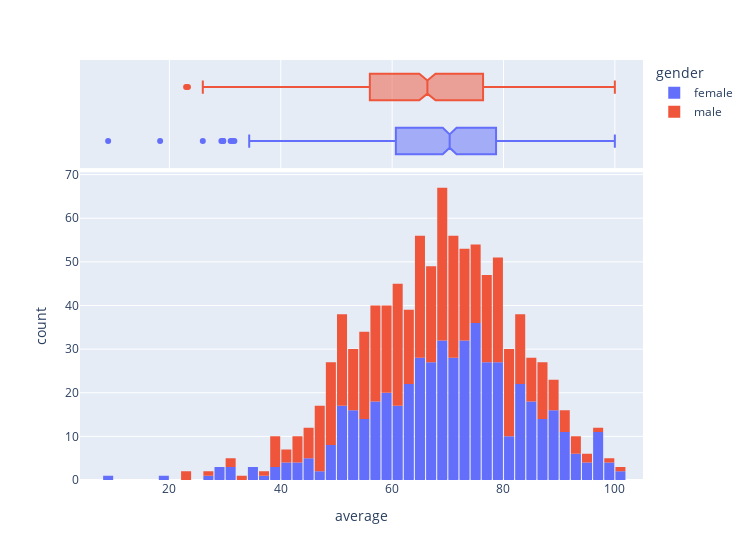
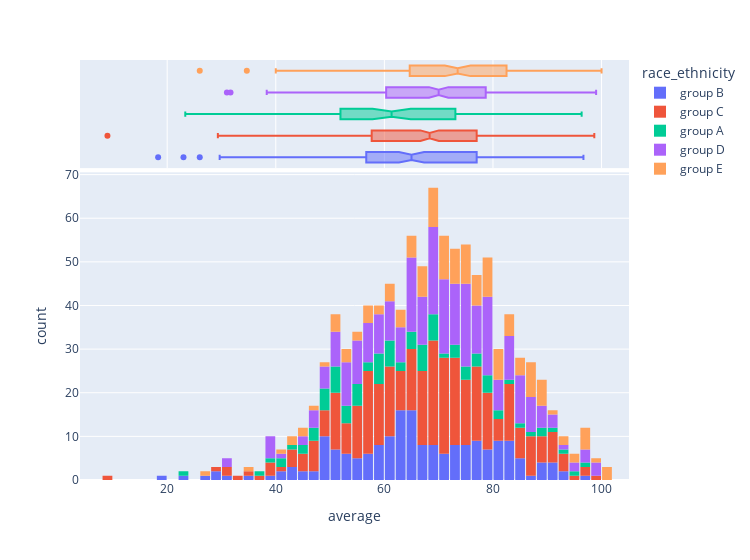
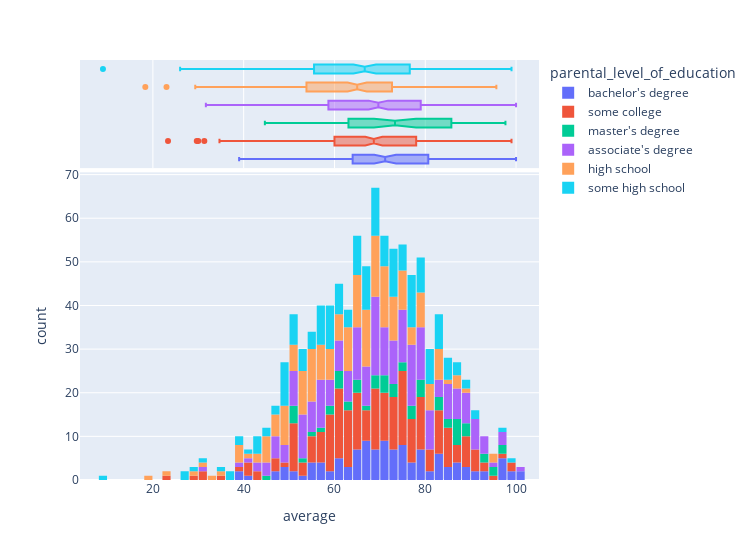
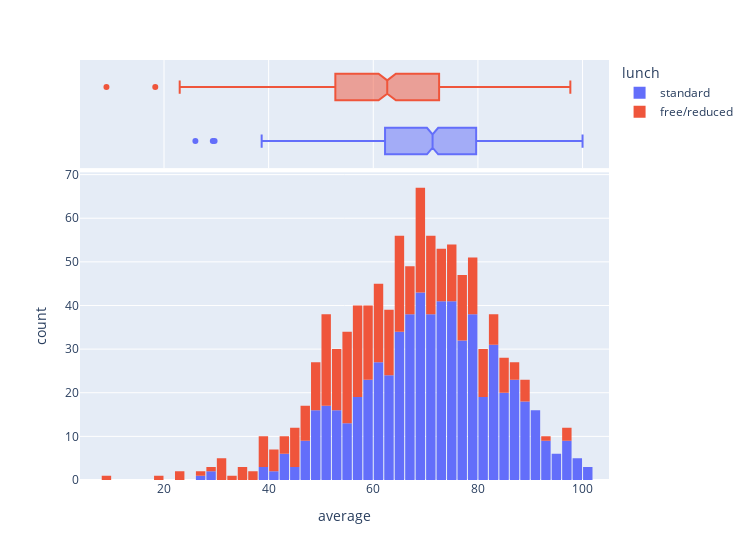

The cell these charts' notebook holds for them, in order:
### Code cell
distplots_across_feats(df, column='average', mode='box') # box, violin, rug

### Figure 1 — Plotly figure (JSON) as saved in the notebook; plotly's stock layout.template omitted (floating-point values rounded to 4 significant figures; data arrays with more than 128 entries replaced by an {"elided": "..."} marker saying what was removed)
{"data": [{"alignmentgroup": "True", "bingroup": "x", "hovertemplate": "gender=female<br>average=%{x}<br>count=%{y}<extra></extra>", "legendgroup": "female", "marker": {"color": "#636efa", "pattern": {"shape": ""}}, "name": "female", "offsetgroup": "female", "orientation": "v", "showlegend": true, "type": "histogram", "x": {"elided": "518 float values"}, "xaxis": "x", "yaxis": "y"}, {"alignmentgroup": "True", "customdata": {"elided": "518x9 mixed values"}, "hovertemplate": "gender=%{customdata[0]}<br>average=%{x}<br>race_ethnicity=%{customdata[1]}<br>parental_level_of_education=%{customdata[2]}<br>lunch=%{customdata[3]}<br>test_preparation_course=%{customdata[4]}<br>math_score=%{customdata[5]}<br>reading_score=%{customdata[6]}<br>writing_score=%{customdata[7]}<br>total_score=%{customdata[8]}<extra></extra>", "legendgroup": "female", "marker": {"color": "#636efa"}, "name": "female", "notched": true, "offsetgroup": "female", "showlegend": false, "type": "box", "x": {"elided": "518 float values"}, "xaxis": "x2", "yaxis": "y2"}, {"alignmentgroup": "True", "bingroup": "x", "hovertemplate": "gender=male<br>average=%{x}<br>count=%{y}<extra></extra>", "legendgroup": "male", "marker": {"color": "#EF553B", "pattern": {"shape": ""}}, "name": "male", "offsetgroup": "male", "orientation": "v", "showlegend": true, "type": "histogram", "x": {"elided": "482 float values"}, "xaxis": "x", "yaxis": "y"}, {"alignmentgroup": "True", "customdata": {"elided": "482x9 mixed values"}, "hovertemplate": "gender=%{customdata[0]}<br>average=%{x}<br>race_ethnicity=%{customdata[1]}<br>parental_level_of_education=%{customdata[2]}<br>lunch=%{customdata[3]}<br>test_preparation_course=%{customdata[4]}<br>math_score=%{customdata[5]}<br>reading_score=%{customdata[6]}<br>writing_score=%{customdata[7]}<br>total_score=%{customdata[8]}<extra></extra>", "legendgroup": "male", "marker": {"color": "#EF553B"}, "name": "male", "notched": true, "offsetgroup": "male", "showlegend": false, "type": "box", "x": {"elided": "482 float values"}, "xaxis": "x2", "yaxis": "y2"}], "layout": {"bargap": 0.1, "barmode": "relative", "legend": {"title": {"text": "gender"}, "tracegroupgap": 0}, "margin": {"t": 60}, "width": 750, "xaxis": {"anchor": "y", "domain": [0, 1], "title": {"text": "average"}}, "xaxis2": {"anchor": "y2", "domain": [0, 1], "matches": "x", "showgrid": true, "showticklabels": false}, "yaxis": {"anchor": "x", "domain": [0, 0.7326], "title": {"text": "count"}}, "yaxis2": {"anchor": "x2", "domain": [0.7426, 1], "matches": "y2", "showgrid": false, "showline": false, "showticklabels": false, "ticks": ""}}}

### Figure 2 — Plotly figure (JSON) as saved in the notebook; plotly's stock layout.template omitted (floating-point values rounded to 4 significant figures; data arrays with more than 128 entries replaced by an {"elided": "..."} marker saying what was removed)
{"data": [{"alignmentgroup": "True", "bingroup": "x", "hovertemplate": "race_ethnicity=group B<br>average=%{x}<br>count=%{y}<extra></extra>", "legendgroup": "group B", "marker": {"color": "#636efa", "pattern": {"shape": ""}}, "name": "group B", "offsetgroup": "group B", "orientation": "v", "showlegend": true, "type": "histogram", "x": {"elided": "190 float values"}, "xaxis": "x", "yaxis": "y"}, {"alignmentgroup": "True", "customdata": {"elided": "190x9 mixed values"}, "hovertemplate": "race_ethnicity=%{customdata[1]}<br>average=%{x}<br>gender=%{customdata[0]}<br>parental_level_of_education=%{customdata[2]}<br>lunch=%{customdata[3]}<br>test_preparation_course=%{customdata[4]}<br>math_score=%{customdata[5]}<br>reading_score=%{customdata[6]}<br>writing_score=%{customdata[7]}<br>total_score=%{customdata[8]}<extra></extra>", "legendgroup": "group B", "marker": {"color": "#636efa"}, "name": "group B", "notched": true, "offsetgroup": "group B", "showlegend": false, "type": "box", "x": {"elided": "190 float values"}, "xaxis": "x2", "yaxis": "y2"}, {"alignmentgroup": "True", "bingroup": "x", "hovertemplate": "race_ethnicity=group C<br>average=%{x}<br>count=%{y}<extra></extra>", "legendgroup": "group C", "marker": {"color": "#EF553B", "pattern": {"shape": ""}}, "name": "group C", "offsetgroup": "group C", "orientation": "v", "showlegend": true, "type": "histogram", "x": {"elided": "319 float values"}, "xaxis": "x", "yaxis": "y"}, {"alignmentgroup": "True", "customdata": {"elided": "319x9 mixed values"}, "hovertemplate": "race_ethnicity=%{customdata[1]}<br>average=%{x}<br>gender=%{customdata[0]}<br>parental_level_of_education=%{customdata[2]}<br>lunch=%{customdata[3]}<br>test_preparation_course=%{customdata[4]}<br>math_score=%{customdata[5]}<br>reading_score=%{customdata[6]}<br>writing_score=%{customdata[7]}<br>total_score=%{customdata[8]}<extra></extra>", "legendgroup": "group C", "marker": {"color": "#EF553B"}, "name": "group C", "notched": true, "offsetgroup": "group C", "showlegend": false, "type": "box", "x": {"elided": "319 float values"}, "xaxis": "x2", "yaxis": "y2"}, {"alignmentgroup": "True", "bingroup": "x", "hovertemplate": "race_ethnicity=group A<br>average=%{x}<br>count=%{y}<extra></extra>", "legendgroup": "group A", "marker": {"color": "#00cc96", "pattern": {"shape": ""}}, "name": "group A", "offsetgroup": "group A", "orientation": "v", "showlegend": true, "type": "histogram", "x": [49.33, 73.33, 53.67, 73, 60.67, 37.33, 59.33, 46.67, 79.67, 50.33, 65, 51.33, 50.33, 49, 66, 70.67, 73, 68, 48.33, 43.33, 80, 68.33, 23.33, 61.67, 55.67, 55.33, 77, 64, 41.33, 44.67, 46.33, 56.33, 74.67, 59, 52, 67, 78, 65, 68, 83.33, 52.33, 81, 75.33, 68, 52.33, 91.67, 96.33, 93, 49.33, 54.67, 67, 59.67, 61, 51.67, 89.33, 94, 69.67, 74.67, 69.67, 51.67, 67, 86, 66.33, 48, 50, 58.33, 77.67, 76.67, 39.33, 47, 56, 89, 59.33, 60.67, 78.67, 64, 63.33, 41, 78.33, 59, 61.33, 59.33, 66, 54.33, 61.33, 85.33, 54, 44.67, 62.67], "xaxis": "x", "yaxis": "y"}, {"alignmentgroup": "True", "customdata": {"elided": "89x9 mixed values"}, "hovertemplate": "race_ethnicity=%{customdata[1]}<br>average=%{x}<br>gender=%{customdata[0]}<br>parental_level_of_education=%{customdata[2]}<br>lunch=%{customdata[3]}<br>test_preparation_course=%{customdata[4]}<br>math_score=%{customdata[5]}<br>reading_score=%{customdata[6]}<br>writing_score=%{customdata[7]}<br>total_score=%{customdata[8]}<extra></extra>", "legendgroup": "group A", "marker": {"color": "#00cc96"}, "name": "group A", "notched": true, "offsetgroup": "group A", "showlegend": false, "type": "box", "x": [49.33, 73.33, 53.67, 73, 60.67, 37.33, 59.33, 46.67, 79.67, 50.33, 65, 51.33, 50.33, 49, 66, 70.67, 73, 68, 48.33, 43.33, 80, 68.33, 23.33, 61.67, 55.67, 55.33, 77, 64, 41.33, 44.67, 46.33, 56.33, 74.67, 59, 52, 67, 78, 65, 68, 83.33, 52.33, 81, 75.33, 68, 52.33, 91.67, 96.33, 93, 49.33, 54.67, 67, 59.67, 61, 51.67, 89.33, 94, 69.67, 74.67, 69.67, 51.67, 67, 86, 66.33, 48, 50, 58.33, 77.67, 76.67, 39.33, 47, 56, 89, 59.33, 60.67, 78.67, 64, 63.33, 41, 78.33, 59, 61.33, 59.33, 66, 54.33, 61.33, 85.33, 54, 44.67, 62.67], "xaxis": "x2", "yaxis": "y2"}, {"alignmentgroup": "True", "bingroup": "x", "hovertemplate": "race_ethnicity=group D<br>average=%{x}<br>count=%{y}<extra></extra>", "legendgroup": "group D", "marker": {"color": "#ab63fa", "pattern": {"shape": ""}}, "name": "group D", "offsetgroup": "group D", "orientation": "v", "showlegend": true, "type": "histogram", "x": {"elided": "262 float values"}, "xaxis": "x", "yaxis": "y"}, {"alignmentgroup": "True", "customdata": {"elided": "262x9 mixed values"}, "hovertemplate": "race_ethnicity=%{customdata[1]}<br>average=%{x}<br>gender=%{customdata[0]}<br>parental_level_of_education=%{customdata[2]}<br>lunch=%{customdata[3]}<br>test_preparation_course=%{customdata[4]}<br>math_score=%{customdata[5]}<br>reading_score=%{customdata[6]}<br>writing_score=%{customdata[7]}<br>total_score=%{customdata[8]}<extra></extra>", "legendgroup": "group D", "marker": {"color": "#ab63fa"}, "name": "group D", "notched": true, "offsetgroup": "group D", "showlegend": false, "type": "box", "x": {"elided": "262 float values"}, "xaxis": "x2", "yaxis": "y2"}, {"alignmentgroup": "True", "bingroup": "x", "hovertemplate": "race_ethnicity=group E<br>average=%{x}<br>count=%{y}<extra></extra>", "legendgroup": "group E", "marker": {"color": "#FFA15A", "pattern": {"shape": ""}}, "name": "group E", "offsetgroup": "group E", "orientation": "v", "showlegend": true, "type": "histogram", "x": {"elided": "140 float values"}, "xaxis": "x", "yaxis": "y"}, {"alignmentgroup": "True", "customdata": {"elided": "140x9 mixed values"}, "hovertemplate": "race_ethnicity=%{customdata[1]}<br>average=%{x}<br>gender=%{customdata[0]}<br>parental_level_of_education=%{customdata[2]}<br>lunch=%{customdata[3]}<br>test_preparation_course=%{customdata[4]}<br>math_score=%{customdata[5]}<br>reading_score=%{customdata[6]}<br>writing_score=%{customdata[7]}<br>total_score=%{customdata[8]}<extra></extra>", "legendgroup": "group E", "marker": {"color": "#FFA15A"}, "name": "group E", "notched": true, "offsetgroup": "group E", "showlegend": false, "type": "box", "x": {"elided": "140 float values"}, "xaxis": "x2", "yaxis": "y2"}], "layout": {"bargap": 0.1, "barmode": "relative", "legend": {"title": {"text": "race_ethnicity"}, "tracegroupgap": 0}, "margin": {"t": 60}, "width": 750, "xaxis": {"anchor": "y", "domain": [0, 1], "title": {"text": "average"}}, "xaxis2": {"anchor": "y2", "domain": [0, 1], "matches": "x", "showgrid": true, "showticklabels": false}, "yaxis": {"anchor": "x", "domain": [0, 0.7326], "title": {"text": "count"}}, "yaxis2": {"anchor": "x2", "domain": [0.7426, 1], "matches": "y2", "showgrid": false, "showline": false, "showticklabels": false, "ticks": ""}}}

### Figure 3 — Plotly figure (JSON) as saved in the notebook; plotly's stock layout.template omitted (floating-point values rounded to 4 significant figures; data arrays with more than 128 entries replaced by an {"elided": "..."} marker saying what was removed)
{"data": [{"alignmentgroup": "True", "bingroup": "x", "hovertemplate": "parental_level_of_education=bachelor's degree<br>average=%{x}<br>count=%{y}<extra></extra>", "legendgroup": "bachelor's degree", "marker": {"color": "#636efa", "pattern": {"shape": ""}}, "name": "bachelor's degree", "offsetgroup": "bachelor's degree", "orientation": "v", "showlegend": true, "type": "histogram", "x": [72.67, 75, 70.33, 75, 79.67, 70.33, 64.67, 72, 99.67, 80.67, 79.67, 86.67, 50.33, 76, 53.67, 74.67, 70.67, 50, 98.67, 49.33, 84, 77.67, 68.67, 78.67, 83, 65.33, 82, 73, 64.33, 78, 62, 78.67, 79.67, 71, 61, 65.33, 66, 67.67, 90.33, 88.67, 62, 67.67, 55.67, 62.67, 67.33, 64, 69, 67.33, 71, 85, 46.67, 85.67, 100, 55.33, 65, 76.67, 68, 86.33, 56, 88.33, 61.33, 39, 77.33, 74, 88.33, 92.67, 48.33, 97.33, 67.67, 93, 71.33, 56.33, 66.67, 97, 69, 91.67, 40, 83, 60.33, 60.33, 73.67, 75.67, 83, 73.67, 67, 80.67, 86, 66.33, 75, 56.33, 70, 74, 73, 83.67, 54.67, 56, 69, 87, 83, 60.67, 96.67, 75, 39.67, 55.33, 64.33, 70.33, 48.33, 97.67, 71.33, 68, 46.67, 59.67, 58.33, 100, 73, 79.67, 96.33, 69.33], "xaxis": "x", "yaxis": "y"}, {"alignmentgroup": "True", "customdata": {"elided": "118x9 mixed values"}, "hovertemplate": "parental_level_of_education=%{customdata[2]}<br>average=%{x}<br>gender=%{customdata[0]}<br>race_ethnicity=%{customdata[1]}<br>lunch=%{customdata[3]}<br>test_preparation_course=%{customdata[4]}<br>math_score=%{customdata[5]}<br>reading_score=%{customdata[6]}<br>writing_score=%{customdata[7]}<br>total_score=%{customdata[8]}<extra></extra>", "legendgroup": "bachelor's degree", "marker": {"color": "#636efa"}, "name": "bachelor's degree", "notched": true, "offsetgroup": "bachelor's degree", "showlegend": false, "type": "box", "x": [72.67, 75, 70.33, 75, 79.67, 70.33, 64.67, 72, 99.67, 80.67, 79.67, 86.67, 50.33, 76, 53.67, 74.67, 70.67, 50, 98.67, 49.33, 84, 77.67, 68.67, 78.67, 83, 65.33, 82, 73, 64.33, 78, 62, 78.67, 79.67, 71, 61, 65.33, 66, 67.67, 90.33, 88.67, 62, 67.67, 55.67, 62.67, 67.33, 64, 69, 67.33, 71, 85, 46.67, 85.67, 100, 55.33, 65, 76.67, 68, 86.33, 56, 88.33, 61.33, 39, 77.33, 74, 88.33, 92.67, 48.33, 97.33, 67.67, 93, 71.33, 56.33, 66.67, 97, 69, 91.67, 40, 83, 60.33, 60.33, 73.67, 75.67, 83, 73.67, 67, 80.67, 86, 66.33, 75, 56.33, 70, 74, 73, 83.67, 54.67, 56, 69, 87, 83, 60.67, 96.67, 75, 39.67, 55.33, 64.33, 70.33, 48.33, 97.67, 71.33, 68, 46.67, 59.67, 58.33, 100, 73, 79.67, 96.33, 69.33], "xaxis": "x2", "yaxis": "y2"}, {"alignmentgroup": "True", "bingroup": "x", "hovertemplate": "parental_level_of_education=some college<br>average=%{x}<br>count=%{y}<extra></extra>", "legendgroup": "some college", "marker": {"color": "#EF553B", "pattern": {"shape": ""}}, "name": "some college", "offsetgroup": "some college", "orientation": "v", "showlegend": true, "type": "histogram", "x": {"elided": "226 float values"}, "xaxis": "x", "yaxis": "y"}, {"alignmentgroup": "True", "customdata": {"elided": "226x9 mixed values"}, "hovertemplate": "parental_level_of_education=%{customdata[2]}<br>average=%{x}<br>gender=%{customdata[0]}<br>race_ethnicity=%{customdata[1]}<br>lunch=%{customdata[3]}<br>test_preparation_course=%{customdata[4]}<br>math_score=%{customdata[5]}<br>reading_score=%{customdata[6]}<br>writing_score=%{customdata[7]}<br>total_score=%{customdata[8]}<extra></extra>", "legendgroup": "some college", "marker": {"color": "#EF553B"}, "name": "some college", "notched": true, "offsetgroup": "some college", "showlegend": false, "type": "box", "x": {"elided": "226 float values"}, "xaxis": "x2", "yaxis": "y2"}, {"alignmentgroup": "True", "bingroup": "x", "hovertemplate": "parental_level_of_education=master's degree<br>average=%{x}<br>count=%{y}<extra></extra>", "legendgroup": "master's degree", "marker": {"color": "#00cc96", "pattern": {"shape": ""}}, "name": "master's degree", "offsetgroup": "master's degree", "orientation": "v", "showlegend": true, "type": "histogram", "x": [92.67, 53.67, 44.67, 73, 69, 64.33, 66, 95.67, 79.33, 85, 51.33, 88, 70.67, 86.33, 61.33, 68.33, 79.33, 51.67, 77.33, 75.67, 83.33, 93.33, 77, 72.67, 71.67, 57.33, 63, 78.33, 51, 78, 89.33, 54.33, 64.33, 73.33, 64.67, 70, 60.67, 59, 87.67, 50.67, 86.67, 97.67, 82, 61, 77, 83.67, 59.33, 61.67, 86.33, 87, 68.33, 84.67, 63.33, 86, 75, 70, 88.33, 97.33, 94], "xaxis": "x", "yaxis": "y"}, {"alignmentgroup": "True", "customdata": {"elided": "59x9 mixed values"}, "hovertemplate": "parental_level_of_education=%{customdata[2]}<br>average=%{x}<br>gender=%{customdata[0]}<br>race_ethnicity=%{customdata[1]}<br>lunch=%{customdata[3]}<br>test_preparation_course=%{customdata[4]}<br>math_score=%{customdata[5]}<br>reading_score=%{customdata[6]}<br>writing_score=%{customdata[7]}<br>total_score=%{customdata[8]}<extra></extra>", "legendgroup": "master's degree", "marker": {"color": "#00cc96"}, "name": "master's degree", "notched": true, "offsetgroup": "master's degree", "showlegend": false, "type": "box", "x": [92.67, 53.67, 44.67, 73, 69, 64.33, 66, 95.67, 79.33, 85, 51.33, 88, 70.67, 86.33, 61.33, 68.33, 79.33, 51.67, 77.33, 75.67, 83.33, 93.33, 77, 72.67, 71.67, 57.33, 63, 78.33, 51, 78, 89.33, 54.33, 64.33, 73.33, 64.67, 70, 60.67, 59, 87.67, 50.67, 86.67, 97.67, 82, 61, 77, 83.67, 59.33, 61.67, 86.33, 87, 68.33, 84.67, 63.33, 86, 75, 70, 88.33, 97.33, 94], "xaxis": "x2", "yaxis": "y2"}, {"alignmentgroup": "True", "bingroup": "x", "hovertemplate": "parental_level_of_education=associate's degree<br>average=%{x}<br>count=%{y}<extra></extra>", "legendgroup": "associate's degree", "marker": {"color": "#ab63fa", "pattern": {"shape": ""}}, "name": "associate's degree", "offsetgroup": "associate's degree", "orientation": "v", "showlegend": true, "type": "histogram", "x": {"elided": "222 float values"}, "xaxis": "x", "yaxis": "y"}, {"alignmentgroup": "True", "customdata": {"elided": "222x9 mixed values"}, "hovertemplate": "parental_level_of_education=%{customdata[2]}<br>average=%{x}<br>gender=%{customdata[0]}<br>race_ethnicity=%{customdata[1]}<br>lunch=%{customdata[3]}<br>test_preparation_course=%{customdata[4]}<br>math_score=%{customdata[5]}<br>reading_score=%{customdata[6]}<br>writing_score=%{customdata[7]}<br>total_score=%{customdata[8]}<extra></extra>", "legendgroup": "associate's degree", "marker": {"color": "#ab63fa"}, "name": "associate's degree", "notched": true, "offsetgroup": "associate's degree", "showlegend": false, "type": "box", "x": {"elided": "222 float values"}, "xaxis": "x2", "yaxis": "y2"}, {"alignmentgroup": "True", "bingroup": "x", "hovertemplate": "parental_level_of_education=high school<br>average=%{x}<br>count=%{y}<extra></extra>", "legendgroup": "high school", "marker": {"color": "#FFA15A", "pattern": {"shape": ""}}, "name": "high school", "offsetgroup": "high school", "orientation": "v", "showlegend": true, "type": "histogram", "x": {"elided": "196 float values"}, "xaxis": "x", "yaxis": "y"}, {"alignmentgroup": "True", "customdata": {"elided": "196x9 mixed values"}, "hovertemplate": "parental_level_of_education=%{customdata[2]}<br>average=%{x}<br>gender=%{customdata[0]}<br>race_ethnicity=%{customdata[1]}<br>lunch=%{customdata[3]}<br>test_preparation_course=%{customdata[4]}<br>math_score=%{customdata[5]}<br>reading_score=%{customdata[6]}<br>writing_score=%{customdata[7]}<br>total_score=%{customdata[8]}<extra></extra>", "legendgroup": "high school", "marker": {"color": "#FFA15A"}, "name": "high school", "notched": true, "offsetgroup": "high school", "showlegend": false, "type": "box", "x": {"elided": "196 float values"}, "xaxis": "x2", "yaxis": "y2"}, {"alignmentgroup": "True", "bingroup": "x", "hovertemplate": "parental_level_of_education=some high school<br>average=%{x}<br>count=%{y}<extra></extra>", "legendgroup": "some high school", "marker": {"color": "#19d3f3", "pattern": {"shape": ""}}, "name": "some high school", "offsetgroup": "some high school", "orientation": "v", "showlegend": true, "type": "histogram", "x": {"elided": "179 float values"}, "xaxis": "x", "yaxis": "y"}, {"alignmentgroup": "True", "customdata": {"elided": "179x9 mixed values"}, "hovertemplate": "parental_level_of_education=%{customdata[2]}<br>average=%{x}<br>gender=%{customdata[0]}<br>race_ethnicity=%{customdata[1]}<br>lunch=%{customdata[3]}<br>test_preparation_course=%{customdata[4]}<br>math_score=%{customdata[5]}<br>reading_score=%{customdata[6]}<br>writing_score=%{customdata[7]}<br>total_score=%{customdata[8]}<extra></extra>", "legendgroup": "some high school", "marker": {"color": "#19d3f3"}, "name": "some high school", "notched": true, "offsetgroup": "some high school", "showlegend": false, "type": "box", "x": {"elided": "179 float values"}, "xaxis": "x2", "yaxis": "y2"}], "layout": {"bargap": 0.1, "barmode": "relative", "legend": {"title": {"text": "parental_level_of_education"}, "tracegroupgap": 0}, "margin": {"t": 60}, "width": 750, "xaxis": {"anchor": "y", "domain": [0, 1], "title": {"text": "average"}}, "xaxis2": {"anchor": "y2", "domain": [0, 1], "matches": "x", "showgrid": true, "showticklabels": false}, "yaxis": {"anchor": "x", "domain": [0, 0.7326], "title": {"text": "count"}}, "yaxis2": {"anchor": "x2", "domain": [0.7426, 1], "matches": "y2", "showgrid": false, "showline": false, "showticklabels": false, "ticks": ""}}}

### Figure 4 — Plotly figure (JSON) as saved in the notebook; plotly's stock layout.template omitted (floating-point values rounded to 4 significant figures; data arrays with more than 128 entries replaced by an {"elided": "..."} marker saying what was removed)
{"data": [{"alignmentgroup": "True", "bingroup": "x", "hovertemplate": "lunch=standard<br>average=%{x}<br>count=%{y}<extra></extra>", "legendgroup": "standard", "marker": {"color": "#636efa", "pattern": {"shape": ""}}, "name": "standard", "offsetgroup": "standard", "orientation": "v", "showlegend": true, "type": "histogram", "x": {"elided": "645 float values"}, "xaxis": "x", "yaxis": "y"}, {"alignmentgroup": "True", "customdata": {"elided": "645x9 mixed values"}, "hovertemplate": "lunch=%{customdata[3]}<br>average=%{x}<br>gender=%{customdata[0]}<br>race_ethnicity=%{customdata[1]}<br>parental_level_of_education=%{customdata[2]}<br>test_preparation_course=%{customdata[4]}<br>math_score=%{customdata[5]}<br>reading_score=%{customdata[6]}<br>writing_score=%{customdata[7]}<br>total_score=%{customdata[8]}<extra></extra>", "legendgroup": "standard", "marker": {"color": "#636efa"}, "name": "standard", "notched": true, "offsetgroup": "standard", "showlegend": false, "type": "box", "x": {"elided": "645 float values"}, "xaxis": "x2", "yaxis": "y2"}, {"alignmentgroup": "True", "bingroup": "x", "hovertemplate": "lunch=free/reduced<br>average=%{x}<br>count=%{y}<extra></extra>", "legendgroup": "free/reduced", "marker": {"color": "#EF553B", "pattern": {"shape": ""}}, "name": "free/reduced", "offsetgroup": "free/reduced", "orientation": "v", "showlegend": true, "type": "histogram", "x": {"elided": "355 float values"}, "xaxis": "x", "yaxis": "y"}, {"alignmentgroup": "True", "customdata": {"elided": "355x9 mixed values"}, "hovertemplate": "lunch=%{customdata[3]}<br>average=%{x}<br>gender=%{customdata[0]}<br>race_ethnicity=%{customdata[1]}<br>parental_level_of_education=%{customdata[2]}<br>test_preparation_course=%{customdata[4]}<br>math_score=%{customdata[5]}<br>reading_score=%{customdata[6]}<br>writing_score=%{customdata[7]}<br>total_score=%{customdata[8]}<extra></extra>", "legendgroup": "free/reduced", "marker": {"color": "#EF553B"}, "name": "free/reduced", "notched": true, "offsetgroup": "free/reduced", "showlegend": false, "type": "box", "x": {"elided": "355 float values"}, "xaxis": "x2", "yaxis": "y2"}], "layout": {"bargap": 0.1, "barmode": "relative", "legend": {"title": {"text": "lunch"}, "tracegroupgap": 0}, "margin": {"t": 60}, "width": 750, "xaxis": {"anchor": "y", "domain": [0, 1], "title": {"text": "average"}}, "xaxis2": {"anchor": "y2", "domain": [0, 1], "matches": "x", "showgrid": true, "showticklabels": false}, "yaxis": {"anchor": "x", "domain": [0, 0.7326], "title": {"text": "count"}}, "yaxis2": {"anchor": "x2", "domain": [0.7426, 1], "matches": "y2", "showgrid": false, "showline": false, "showticklabels": false, "ticks": ""}}}
